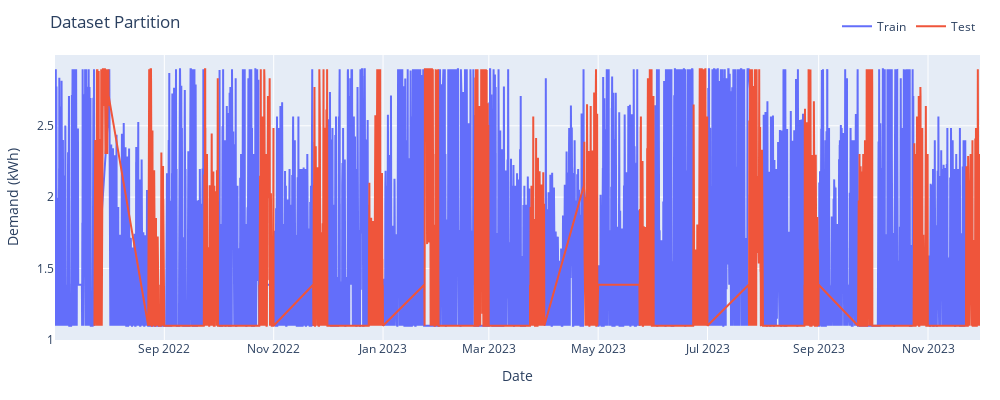

The notebook cell saved with this chart:
### Code cell
fig = go.Figure()
train2 = train.copy(deep=True)
test2 = test.copy(deep=True)
min_date = train2.index.min()
max_date = train2.index.max()


fig.add_trace(go.Scatter(x=train2.index, y=train2.Demanda_kWh, mode="lines", name="Train"))
fig.add_trace(go.Scatter(x=test2.index, y=test2.Demanda_kWh, mode="lines", name="Test"))
fig.update_layout(
    title = "Dataset Partition",
    xaxis_title = "Date",
    yaxis_title ="Demand (kWh)",
    width = 1000,
    height = 400,
    margin = dict(l=30, r=20, t=35, b=60),
    legend = dict(
        orientation = "h",
        yanchor = "bottom",
        y = 1.05,
        xanchor = "right",
        x=1
    )
)
fig.show()

### Figure 1 — Plotly figure (JSON) as saved in the notebook; plotly's stock layout.template omitted (floating-point values rounded to 4 significant figures; data arrays with more than 128 entries replaced by an {"elided": "..."} marker saying what was removed)
{"data": [{"mode": "lines", "name": "Train", "type": "scatter", "x": {"elided": "8782 str values"}, "y": {"elided": "8782 float values"}}, {"mode": "lines", "name": "Test", "type": "scatter", "x": {"elided": "3264 str values"}, "y": {"elided": "3264 float values"}}], "layout": {"height": 400, "legend": {"orientation": "h", "x": 1, "xanchor": "right", "y": 1.05, "yanchor": "bottom"}, "margin": {"b": 60, "l": 30, "r": 20, "t": 35}, "title": {"text": "Dataset Partition"}, "width": 1000, "xaxis": {"title": {"text": "Date"}}, "yaxis": {"title": {"text": "Demand (kWh)"}}}}
